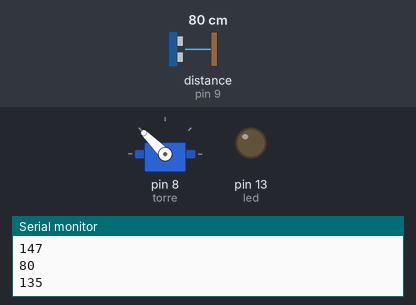
Recording of a sketch running on a simulated Arduino Uno, built with avr-gcc and run on an emulated ATmega328P. Shown: servo, output pins drawn as LEDs (lit = HIGH), the last lines printed to the serial monitor. Wiring (inferred from the names in the program): ultrasonic range finder: trigger pin 10; echo pin 9. The test bench sets the inputs (shaded band); at power-on: distance to the obstacle (sensor on pin 9) 80 cm. The echo pulse lasts 58.3 µs per cm; pins used as bus, display or sensor lines are not drawn.

Above: at 1.2 s.
1.3 s: distance to the obstacle (sensor on pin 9) set to 22 cm
4.3 s: distance to the obstacle (sensor on pin 9) set to 20 cm
At 5.8 s:
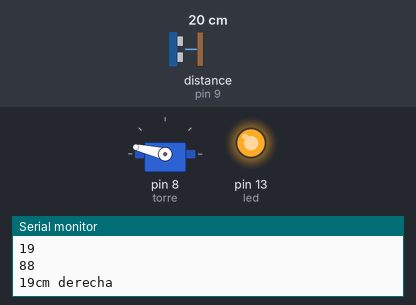
7.3 s: distance to the obstacle (sensor on pin 9) set to 250 cm
At 8.63 s:
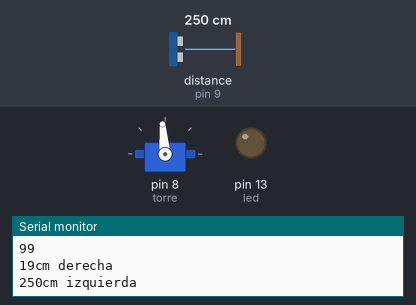
10.3 s: distance to the obstacle (sensor on pin 9) set to 2 cm
At 11.0 s:
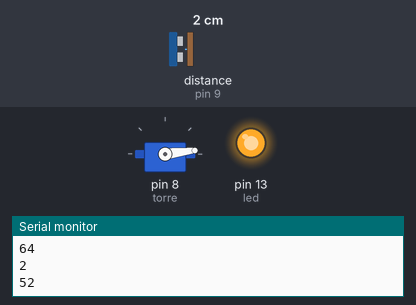
13.3 s: distance to the obstacle (sensor on pin 9) set to 4 cm
Timing chart, 0 to 17.3 s (numbered marks = the images above; inputs shaded):
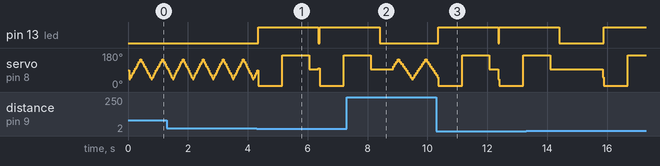

Measured:
- the behaviour switches between 21 and 20 cm on distance to the obstacle (sensor on pin 9) (found by bisection; images 0 and 1)
- after the input at 4.3 s, pin 13 (led): LOW → HIGH after 0.06 s, → LOW 2.0 s later, → HIGH 0.04 s later
- after the input at 7.3 s, pin 13 (led): goes on until 8.4 s, then stays LOW
- after the input at 10.3 s, pin 13 (led): LOW → HIGH after 0.07 s, → LOW 2.0 s later, → HIGH 0.04 s later

The sketch:

Carro_Esquiva_obstaculos.ino
```cpp
#include <Servo.h>

#define Pecho 9
#define Ptrig 10
long duracion;
int motorPin = 4; //right side to IB - forward

int motorPin2 = 7; //left side to IA - forward

int motorPin3 = 6; //right side to IA - backward

int motorPin4 = 5; //left side to IB - backward

Servo torre; //servo que rota el sensor ultrasonico
int distancia; // variable para almacenar distancia medida del sensor
int Dderecha = 0; // almacena distancia derecha
int Dizquierda = 0; //almacena distancia izquierda
int led = 13; // led indicador pin 13
int contador = 0; // contador para mover la torre
int referencia = 0; // referencia para mover la torre
int torrePos = 0; // variable de posicion de torre
int contDerecha = 0; // cuenta cuando dobla a derecha
int contIzquierda = 0; // cuenta cuando dobla a izquierda

int tiempoAtras = 300; // SET TIEMPO QUE RETROCEDE
int tiempoGiro = 450; // SET TIEMPO QUE DOBLA IZQ O DER
int torreCent = 95;  // SET ANGULO INICIAL DE LA TORRE
int anguloDer = 7;    //  SET ANGULO DERECHA TORRE
int anguloIzq = 167;  //  SET ANGULO IZQUIERDA TORRE


void setup() {
  Serial.begin(9600);
  torre.attach(8);

  pinMode(led, OUTPUT);
  pinMode(Pecho, INPUT);     // define el pin 6 como entrada (echo)
  pinMode(Ptrig, OUTPUT);    // define el pin 7 como salida  (triger)

}
void Adelante(){

digitalWrite(motorPin, HIGH);

digitalWrite(motorPin2, HIGH);

digitalWrite(motorPin3, LOW);

digitalWrite(motorPin4, LOW);

 }

void Atras() {

digitalWrite(motorPin, LOW);

digitalWrite(motorPin2, LOW);

digitalWrite(motorPin3, HIGH);

digitalWrite(motorPin4, HIGH);

}

void Izquierda() {

digitalWrite(motorPin, HIGH);

digitalWrite(motorPin2, LOW);

digitalWrite(motorPin3, LOW);

digitalWrite(motorPin4, HIGH);

 }

void Derecha() {

digitalWrite(motorPin, LOW);

digitalWrite(motorPin2, HIGH);

digitalWrite(motorPin3, HIGH);

digitalWrite(motorPin4, LOW);

 }
 void Detenidos() {

digitalWrite(motorPin, LOW);

digitalWrite(motorPin2, LOW);

digitalWrite(motorPin3, LOW);

digitalWrite(motorPin4, LOW);

 }
 int Mide(){
 digitalWrite(Ptrig, LOW);
  delayMicroseconds(2);
  digitalWrite(Ptrig, HIGH);   // genera el pulso de triger por 10ms
  delayMicroseconds(10);
  digitalWrite(Ptrig, LOW);

  duracion = pulseIn(Pecho, HIGH);
  distancia = (duracion/2) / 29;
  return distancia;
 }

void loop()
{
  digitalWrite(Ptrig, LOW);
  delayMicroseconds(2);
  digitalWrite(Ptrig, HIGH);   // genera el pulso de triger por 10ms
  delayMicroseconds(10);
  digitalWrite(Ptrig, LOW);

  duracion = pulseIn(Pecho, HIGH);
  distancia = (duracion/2) / 29;            // calcula la distancia en centimetros
  Serial.print(distancia);
  Serial.println("  ");
  Serial.println(torrePos);

   if (distancia != 517) // EL SGTE. CODIGO MUEVE LA TORRE MIENTRAS AVANZA
 {
  delay(35);
 }
   if (contador < 11 && referencia == 0)
 {
   contador ++;
 }
   if (contador > 0 && referencia == 1)
 {
   contador --;
 }
   if(contador == 10)
 {
   referencia = 1;
 }

   if(contador == 1)
 {
   referencia = 0;
 }

  torrePos = map(contador, 1, 10, 41, 147); // calibra el mov.de la torre


  if (distancia < 20)
 {
      digitalWrite(led, HIGH); // indicador
      Detenidos();
      torre.write(anguloDer); // mira a la derecha
      delay(800); // espera que el servo llegue a la posicion
      Dderecha = Mide();
      Serial.print(Dderecha);
      Serial.print("cm derecha");
      Serial.println(" ");
      torre.write(anguloIzq); // mira a la izquierda
      delay(900); // espera que el servo llegue a la posicion
      Dizquierda = Mide();
      Serial.print(Dizquierda);
      Serial.print("cm izquierda");
      Serial.println(" ");
      torre.write(torreCent); // centra la torre
      Atras();
      delay(tiempoAtras); //tiempo que retrocede
      digitalWrite(led, LOW); // indicador
 }

 if (Dderecha < Dizquierda) // gira a izquierda
 {
   Izquierda();
   delay(tiempoGiro);
   contIzquierda ++;
 }

  if (Dderecha > Dizquierda) // gira a derecha
 {
   Derecha();
   delay(tiempoGiro);
   contDerecha ++;
 }
   if (Dderecha > 500 && Dizquierda > 500) // gira a derecha si no detecta nada a los costados
 {
   Derecha();
   delay(tiempoGiro);
 }
     if (Dderecha < 33 && Dizquierda < 33 && Dderecha > Dizquierda && Dderecha != 0 && Dizquierda != 0) // gira a derecha si esta atrapado
 {
   Derecha();
   delay(1000);
 }
      if (Dderecha < 33 && Dizquierda < 33 && Dderecha < Dizquierda && Dderecha != 0 && Dizquierda != 0) // gira a izquierda si esta atrapado
 {
   Izquierda();
   delay(1000);
 }

   if (contDerecha == 5 && contIzquierda >= 3) // gira a derecha
 {
   Derecha();
   delay(tiempoGiro);
 }

  if (contIzquierda == 5 && contDerecha >= 3) // gira a izquierda
 {
   Izquierda();
   delay(tiempoGiro);
 }

 if(contDerecha == 5 || contIzquierda == 5)
 {
   contDerecha = 0;
   contIzquierda = 0;
 }

  else  // avanza
 {
   torre.write(torrePos);
   Adelante();
 }
    Dderecha = 0;
    Dizquierda = 0;
}
```
